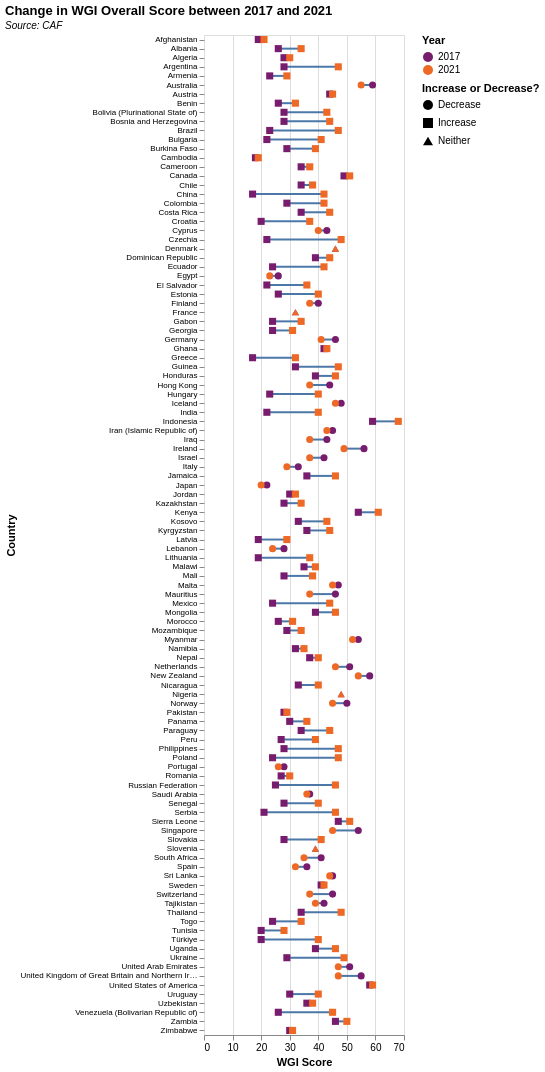

Source (Vega-Lite JSON):
### Vega-Lite specification from a JSON file in a GitHub repository (floating-point values rounded to 4 significant figures; data arrays with more than 128 entries replaced by an {"elided": "..."} marker saying what was removed)
{"$schema": "https://vega.github.io/schema/vega-lite/v5.json", "title": {"text": "Change in WGI Overall Score between 2017 and 2021", "subtitle": ["Source: CAF"], "subtitleFontStyle": "italic", "subtitleFontSize": 10, "anchor": "start", "color": "black"}, "data": {"values": {"elided": "220 records"}, "format": {"parse": {"year": "string"}}}, "height": 1000, "width": 200, "transform": [{"filter": {"field": "year", "oneOf": ["2017", "2021"]}}], "encoding": {"x": {"field": "CAF", "type": "quantitative", "scale": {"domain": [0, 70]}, "title": "WGI Score"}, "y": {"field": "Country", "type": "nominal", "axis": {"ticks": true, "domain": false, "labelAngle": 0, "labelFontSize": 8}}}, "layer": [{"mark": "line", "encoding": {"detail": {"field": "Country", "type": "nominal"}, "color": {}}}, {"mark": {"type": "point", "filled": true}, "encoding": {"tooltip": [{"field": "Country", "type": "nominal", "title": "Country"}, {"field": "CAF", "type": "quantitative", "title": "WGI Score"}], "color": {"field": "year", "type": "nominal", "title": "Year", "scale": {"scheme": "inferno"}}, "size": {"value": 50}, "opacity": {"value": 1}, "shape": {"field": "Increase/Decrease?", "title": "Increase or Decrease?", "type": "nominal"}}}]}
